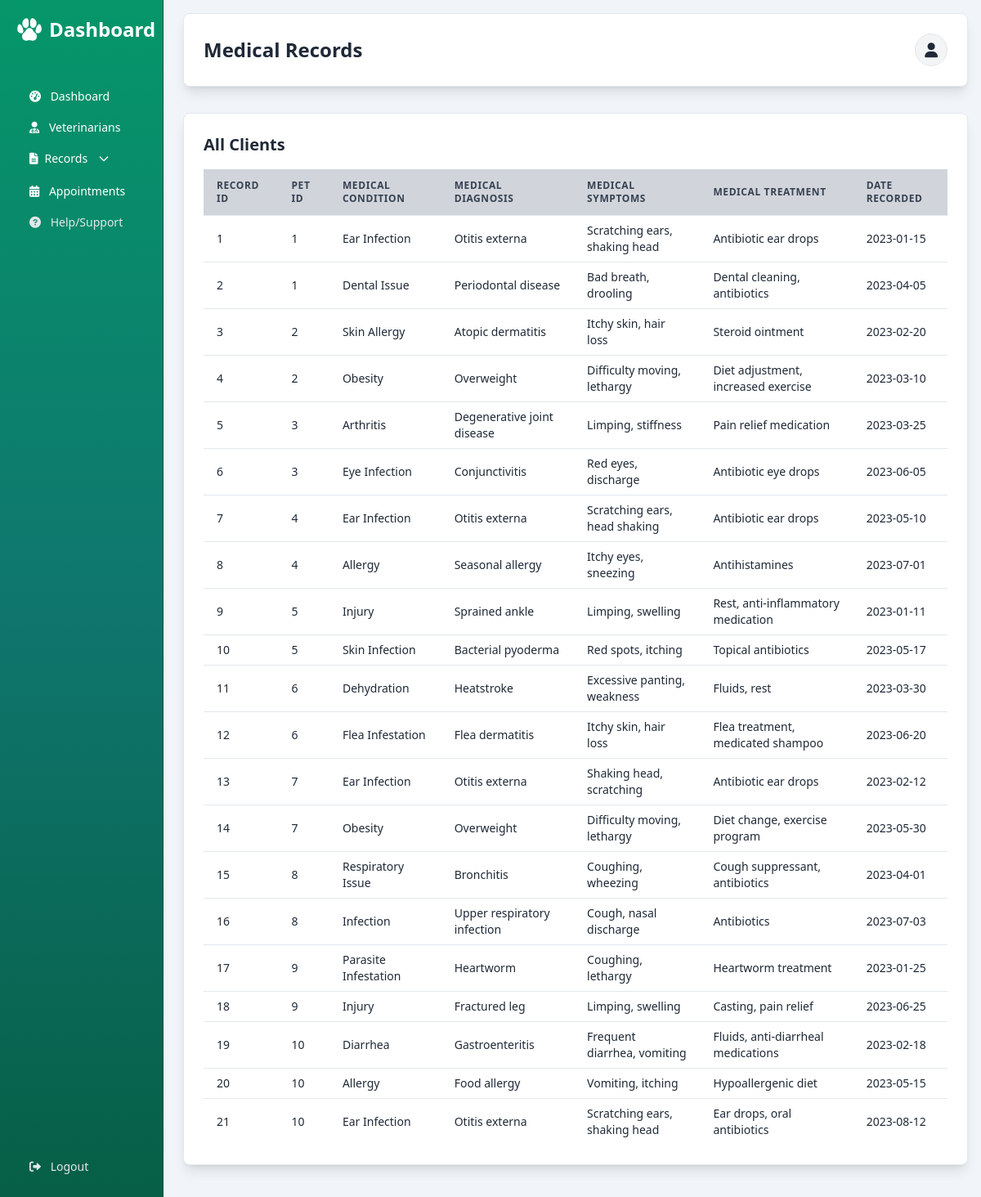
Page /admin/records/medical-records.php on the earlier database version.
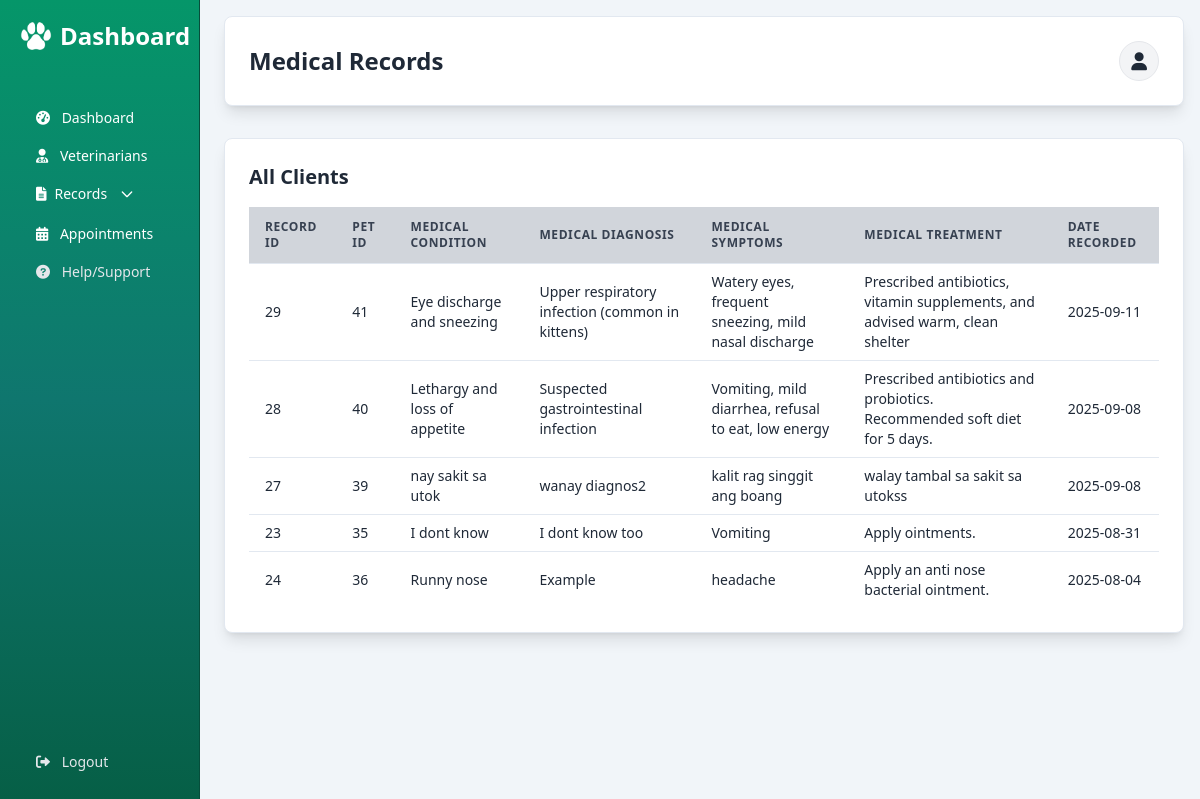
Same page on the later database version.
### tables this page shows
CREATE TABLE `medical_records` (
  `record_id` int(11) NOT NULL,
  `pet_id` int(11) DEFAULT NULL,
  `date` date DEFAULT NULL,
  `medical_condition` text DEFAULT NULL,
  `medical_diagnosis` text DEFAULT NULL,
  `medical_symptoms` text DEFAULT NULL,
  `medical_treatment` text DEFAULT NULL,
  `updated_at` timestamp NULL DEFAULT NULL,
  `status` tinyint(1) NOT NULL DEFAULT 1,
  `record_date` date NOT NULL DEFAULT curdate()
);

### admin/record-handler.php (called while the page is built, shortened)
<?php
function getMedicalRecords($pdo)
{
    try {
        $stmt = $pdo->prepare("SELECT * FROM medical_records WHERE status = 1 ORDER BY record_date DESC");
        $stmt->execute();
        return $stmt->fetchAll(PDO::FETCH_ASSOC);
    } catch (PDOException $e) {
        global $error;
        $error = "Database error: " . $e->getMessage();
        return [];
    }
}

### admin/records/medical-records.php (the view, shortened to what the changed rows need)
<?php
require_once '../record-handler.php';
?>
<!DOCTYPE html>
<html lang="en">
<head>
    <script src="https://cdn.tailwindcss.com"></script>
    <link rel="stylesheet" href="https://cdnjs.cloudflare.com/ajax/libs/font-awesome/6.0.0/css/all.min.css">
</head>
<body class="bg-slate-100 min-h-screen text-gray-800">
    <aside id="sidebar"
        class="fixed inset-y-0 left-0 w-[200px] bg-gradient-to-b from-emerald-600 via-teal-700 to-emerald-800 text-white p-5 transform -translate-x-full lg:translate-x-0 transition-transform duration-300 ease-in-out z-40 flex flex-col border-r border-emerald-900">
        <div class="flex items-center justify-between">
            <h2 class="text-xl lg:text-2xl font-semibold flex items-center gap-2">
                <img src="../../image/MainIconWhite.png" alt="Dashboard" class="w-6 lg:w-8">
                <span class="md:inline">Dashboard</span>
            </h2>
        </div>
    </aside>
    <div class="ml-0 lg:ml-52 p-4 pt-16 lg:pt-4">
        <header class="bg-white shadow-lg rounded-lg text-gray-800 py-4 mb-6 lg:mb-8 p-4 lg:p-6 border border-slate-200">
            <div class="flex justify-between items-center">
                <h1 class="text-xl lg:text-2xl font-bold">Medical Records</h1>
            </div>
        </header>
        <div class="grid grid-cols-1 gap-6">
            <div class="bg-white p-4 lg:p-6 rounded-lg shadow-lg border border-slate-200 hover:border-indigo-400 transition-colors mb-6">
                <?php
                $medicals = getMedicalRecords($pdo);
                if (isset($error) && !empty($error)) {
                    echo "<p class='text-red-500 text-sm'>Error: $error</p>";
                } elseif (!empty($medicals) && is_array($medicals)) {
                ?>
                    <div class="table-container overflow-x-auto">
                        <table class="min-w-full divide-y divide-slate-200">
                            <thead class="bg-gray-300">
                                <tr>
                                    <th class="px-4 py-3 text-left text-xs text-gray-700 uppercase tracking-wider">Record Id</th>
                                    <th class="px-4 py-3 text-left text-xs text-gray-700 uppercase tracking-wider">Pet Id</th>
                                    <th class="px-4 py-3 text-left text-xs text-gray-700 uppercase tracking-wider">Medical Condition</th>
                                    <th class="px-4 py-3 text-left text-xs text-gray-700 uppercase tracking-wider">Medical Diagnosis</th>
                                    <th class="px-4 py-3 text-left text-xs text-gray-700 uppercase tracking-wider">Medical Symptoms</th>
                                    <th class="px-4 py-3 text-left text-xs text-gray-700 uppercase tracking-wider">Medical Treatment</th>
                                    <th class="px-4 py-3 text-left text-xs text-gray-700 uppercase tracking-wider">Date recorded</th>
                                </tr>
                            </thead>
                            <tbody class="bg-white divide-y divide-slate-200">
                                <?php foreach ($medicals as $medical): ?>
                                    <tr class="hover:bg-gray-50">
                                        <td class="px-4 py-2 text-sm text-gray-800"><?= htmlspecialchars($medical['record_id'] ?? '') ?></td>
                                        <td class="px-4 py-2 text-sm text-gray-800"><?= htmlspecialchars($medical['pet_id'] ?? '') ?></td>
                                        <td class="px-4 py-2 text-sm text-gray-800"><?= htmlspecialchars($medical['medical_condition'] ?? '') ?></td>
                                        <td class="px-4 py-2 text-sm text-gray-800"><?= htmlspecialchars($medical['medical_diagnosis'] ?? '') ?></td>
                                        <td class="px-4 py-2 text-sm text-gray-800"><?= htmlspecialchars($medical['medical_symptoms'] ?? '') ?></td>
                                        <td class="px-4 py-2 text-sm text-gray-800"><?= htmlspecialchars($medical['medical_treatment'] ?? '') ?></td>
                                        <td class="px-4 py-2 text-sm text-gray-800"><?= htmlspecialchars($medical['date'] ?? '') ?></td>
                                    </tr>
                                <?php endforeach; ?>
                            </tbody>
                        </table>
                    </div>
                <?php } else { ?>
                    <p class="text-gray-500 text-sm">No pets found.</p>
                <?php } ?>
            </div>
        </div>
    </div>
</body>
</html>

Differences in the rows shown:
removed medical_records: record_id "1", pet "1", medical_condition "Ear Infection", medical_diagnosis "Otitis externa", medical_symptoms "Scratching ears, shaking head", medical_treatment "Antibiotic ear drops", date "2023-01-15"
removed medical_records: record_id "2", pet "1", medical_condition "Dental Issue", medical_diagnosis "Periodontal disease", medical_symptoms "Bad breath, drooling", medical_treatment "Dental cleaning, antibiotics", date "2023-04-05"
removed medical_records: record_id "3", pet "2", medical_condition "Skin Allergy", medical_diagnosis "Atopic dermatitis", medical_symptoms "Itchy skin, hair loss", medical_treatment "Steroid ointment", date "2023-02-20"
removed medical_records: record_id "4", pet "2", medical_condition "Obesity", medical_diagnosis "Overweight", medical_symptoms "Difficulty moving, lethargy", medical_treatment "Diet adjustment, increased exercise", date "2023-03-10"
removed medical_records: record_id "5", pet "3", medical_condition "Arthritis", medical_diagnosis "Degenerative joint disease", medical_symptoms "Limping, stiffness", medical_treatment "Pain relief medication", date "2023-03-25"
removed medical_records: record_id "6", pet "3", medical_condition "Eye Infection", medical_diagnosis "Conjunctivitis", medical_symptoms "Red eyes, discharge", medical_treatment "Antibiotic eye drops", date "2023-06-05"
removed medical_records: record_id "7", pet "4", medical_condition "Ear Infection", medical_diagnosis "Otitis externa", medical_symptoms "Scratching ears, head shaking", medical_treatment "Antibiotic ear drops", date "2023-05-10"
removed medical_records: record_id "8", pet "4", medical_condition "Allergy", medical_diagnosis "Seasonal allergy", medical_symptoms "Itchy eyes, sneezing", medical_treatment "Antihistamines", date "2023-07-01"
removed medical_records: record_id "9", pet "5", medical_condition "Injury", medical_diagnosis "Sprained ankle", medical_symptoms "Limping, swelling", medical_treatment "Rest, anti-inflammatory medication", date "2023-01-11"
removed medical_records: record_id "10", pet "5", medical_condition "Skin Infection", medical_diagnosis "Bacterial pyoderma", medical_symptoms "Red spots, itching", medical_treatment "Topical antibiotics", date "2023-05-17"
removed medical_records: record_id "11", pet "6", medical_condition "Dehydration", medical_diagnosis "Heatstroke", medical_symptoms "Excessive panting, weakness", medical_treatment "Fluids, rest", date "2023-03-30"
removed medical_records: record_id "12", pet "6", medical_condition "Flea Infestation", medical_diagnosis "Flea dermatitis", medical_symptoms "Itchy skin, hair loss", medical_treatment "Flea treatment, medicated shampoo", date "2023-06-20"
removed medical_records: record_id "13", pet "7", medical_condition "Ear Infection", medical_diagnosis "Otitis externa", medical_symptoms "Shaking head, scratching", medical_treatment "Antibiotic ear drops", date "2023-02-12"
removed medical_records: record_id "14", pet "7", medical_condition "Obesity", medical_diagnosis "Overweight", medical_symptoms "Difficulty moving, lethargy", medical_treatment "Diet change, exercise program", date "2023-05-30"
removed medical_records: record_id "15", pet "8", medical_condition "Respiratory Issue", medical_diagnosis "Bronchitis", medical_symptoms "Coughing, wheezing", medical_treatment "Cough suppressant, antibiotics", date "2023-04-01"
removed medical_records: record_id "16", pet "8", medical_condition "Infection", medical_diagnosis "Upper respiratory infection", medical_symptoms "Cough, nasal discharge", medical_treatment "Antibiotics", date "2023-07-03"
removed medical_records: record_id "17", pet "9", medical_condition "Parasite Infestation", medical_diagnosis "Heartworm", medical_symptoms "Coughing, lethargy", medical_treatment "Heartworm treatment", date "2023-01-25"
removed medical_records: record_id "18", pet "9", medical_condition "Injury", medical_diagnosis "Fractured leg", medical_symptoms "Limping, swelling", medical_treatment "Casting, pain relief", date "2023-06-25"
removed medical_records: record_id "19", pet "10", medical_condition "Diarrhea", medical_diagnosis "Gastroenteritis", medical_symptoms "Frequent diarrhea, vomiting", medical_treatment "Fluids, anti-diarrheal medications", date "2023-02-18"
removed medical_records: record_id "20", pet "10", medical_condition "Allergy", medical_diagnosis "Food allergy", medical_symptoms "Vomiting, itching", medical_treatment "Hypoallergenic diet", date "2023-05-15"
removed medical_records: record_id "21", pet "10", medical_condition "Ear Infection", medical_diagnosis "Otitis externa", medical_symptoms "Scratching ears, shaking head", medical_treatment "Ear drops, oral antibiotics", date "2023-08-12"
added medical_records: record_id "29", pet "41", medical_condition "Eye discharge and sneezing", medical_diagnosis "Upper respiratory infection (common in kittens)", medical_symptoms "Watery eyes, frequent sneezing, mild nasal discharge", medical_treatment "Prescribed antibiotics, vitamin supplements, and advised warm, clean shelter", date "2025-09-11"
added medical_records: record_id "28", pet "40", medical_condition "Lethargy and loss of appetite", medical_diagnosis "Suspected gastrointestinal infection", medical_symptoms "Vomiting, mild diarrhea, refusal to eat, low energy", medical_treatment "Prescribed antibiotics and probiotics. Recommended soft diet for 5 days.", date "2025-09-08"
added medical_records: record_id "27", pet "39", medical_condition "nay sakit sa utok", medical_diagnosis "wanay diagnos2", medical_symptoms "kalit rag singgit ang boang", medical_treatment "walay tambal sa sakit sa utokss", date "2025-09-08"
added medical_records: record_id "23", pet "35", medical_condition "I dont know", medical_diagnosis "I dont know too", medical_symptoms "Vomiting", medical_treatment "Apply ointments.", date "2025-08-31"
added medical_records: record_id "24", pet "36", medical_condition "Runny nose", medical_diagnosis "Example", medical_symptoms "headache", medical_treatment "Apply an anti nose bacterial ointment.", date "2025-08-04"
